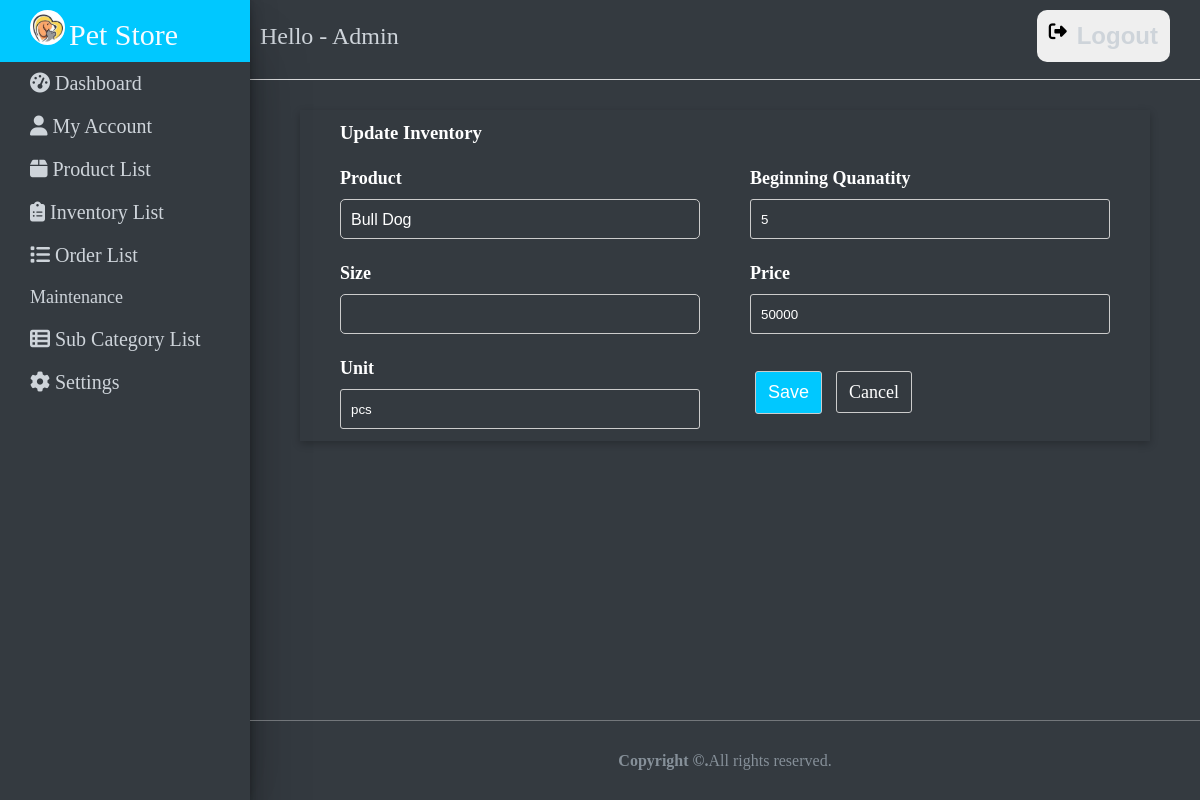
/admin/index.php?page=manage_inventory_list&id=5 (signed in), run on the app's committed database.
### tables this page shows
CREATE TABLE `inventory` (
  `id` int(255) NOT NULL,
  `product_id` int(255) NOT NULL,
  `quantity` int(255) NOT NULL,
  `unit` varchar(255) NOT NULL,
  `price` bigint(255) NOT NULL,
  `size` varchar(255) NOT NULL
);

### admin/inventory/manage_inventory.php (the view, shortened to what this page needs)
<?php
if (isset($_GET['id'])) {
    $id = $_GET['id'];
    $editQuery = "SELECT * FROM inventory WHERE id = '$id'";
    $editResult = mysqli_query($conn, $editQuery);
    if ($editResult) {
        $row = mysqli_fetch_assoc($editResult);
        $product_id = $row['product_id'];
        $size = $row['size'];
        $unit = $row['unit'];
        $quantity = $row['quantity'];
        $price = $row['price'];
    }
}
?>
<div class="card-info">
    <div class="card-header">
        <h3 class="card-title"><?php echo isset($id) ? "Update " : "Create New " ?> Inventory</h3>
    </div>
    <div class="card-body">
        <form action="" method="POST" id="inventory-form">
            <div class="col">
                <div class="form-group">
                    <label for="product_id" class="control-label">Product</label>
                    <select name="product_id" id="product_id" class="custom-select select2" required>
                        <?php
                        $categoryQuery = "SELECT * FROM product";
                        $categoryResult = mysqli_query($conn, $categoryQuery);
                        while ($catRow = mysqli_fetch_array($categoryResult)) {
                            $selected = (isset($product_id) && $product_id == $catRow['id']) ? 'selected' : '';
                            echo "<option value='{$catRow['id']}' $selected>{$catRow['product_name']}</option>";
                        }
                        ?>
                    </select>
                </div>
                <div class="form-group">
                    <label for="size" class="control-label">Size</label>
                    <select name="size" id="size" class="custom-select" required>
                        <option value=""></option>
                        <?php
                        $categoryQuery = "SELECT * FROM sizes";
                        $categoryResult = mysqli_query($conn, $categoryQuery);
                        while ($catRow = mysqli_fetch_array($categoryResult)) {
                            $selected = (isset($size) && $size == $catRow['id']) ? 'selected' : '';
                            echo "<option value='{$catRow['size']}' $selected>{$catRow['size']}</option>";
                        }
                        ?>
                    </select>
                </div>
                <div class="form-group">
                    <label for="unit" class="control-label">Unit</label>
                    <input type="text" class="form-control" required name="unit" value="<?php echo isset($unit) ? $unit : ''; ?>">
                </div>
            </div>
            <div class="col">
                <div class="form-group">
                    <label for="quantity" class="control-label">Beginning Quanatity</label>
                    <input type="number" class="form-control" required name="quantity" value="<?php echo isset($quantity) ? $quantity : ''; ?>">
                </div>
                <div class="form-group">
                    <label for="price" class="control-label">Price</label>
                    <input type="number" step="any" class="form-control" required name="price" value="<?php echo isset($price) ? $price : ''; ?>">
                </div>
                <div class="card-footer">
                    <button class="btn" type="submit" name="submit" form="inventory-form">Save</button>
                    <a class="btn" href="index.php?page=inventory_list">Cancel</a>
                </div>
            </div>
        </form>
    </div>
</div>

### admin/index.php (style rules this page uses)
* { margin: 0; padding: 0; box-sizing: border-box; }

### data on the page
inventory: unit "pcs", quantity "5", price "50000"

### other printed values
form field product_id "Bull Dog"
